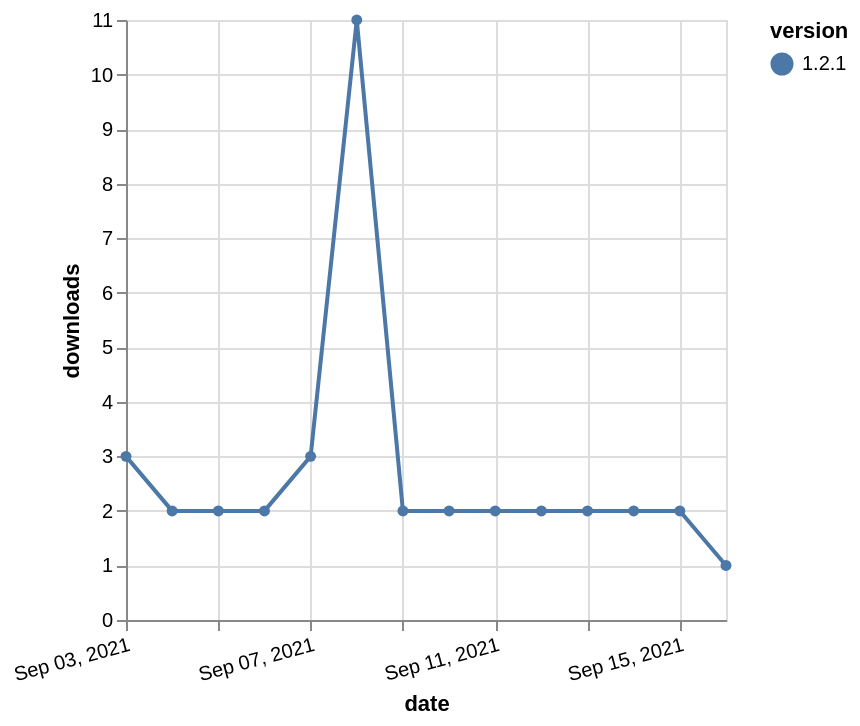

The specification (Vega-Lite) saved for this image:
### Vega-Lite specification from a JSON file in a GitHub repository (floating-point values rounded to 4 significant figures)
{"$schema": "https://vega.github.io/schema/vega-lite/v5.json", "description": "A simple bar chart with embedded data.", "data": {"values": [{"date": "2021-09-03", "total": 6024, "delta": 3, "version": "1.2.1"}, {"date": "2021-09-04", "total": 6026, "delta": 2, "version": "1.2.1"}, {"date": "2021-09-05", "total": 6028, "delta": 2, "version": "1.2.1"}, {"date": "2021-09-06", "total": 6030, "delta": 2, "version": "1.2.1"}, {"date": "2021-09-07", "total": 6033, "delta": 3, "version": "1.2.1"}, {"date": "2021-09-08", "total": 6044, "delta": 11, "version": "1.2.1"}, {"date": "2021-09-09", "total": 6046, "delta": 2, "version": "1.2.1"}, {"date": "2021-09-10", "total": 6048, "delta": 2, "version": "1.2.1"}, {"date": "2021-09-11", "total": 6050, "delta": 2, "version": "1.2.1"}, {"date": "2021-09-12", "total": 6052, "delta": 2, "version": "1.2.1"}, {"date": "2021-09-13", "total": 6054, "delta": 2, "version": "1.2.1"}, {"date": "2021-09-14", "total": 6056, "delta": 2, "version": "1.2.1"}, {"date": "2021-09-15", "total": 6058, "delta": 2, "version": "1.2.1"}, {"date": "2021-09-16", "total": 6059, "delta": 1, "version": "1.2.1"}]}, "width": "container", "mark": {"type": "line", "point": {"filled": true}}, "encoding": {"x": {"field": "date", "type": "temporal", "timeUnit": "yearmonthdate", "title": "date", "axis": {"labelAngle": -15}}, "y": {"field": "delta", "type": "quantitative", "title": "downloads"}, "color": {"field": "version", "type": "nominal"}, "tooltip": {"field": "delta"}}}
